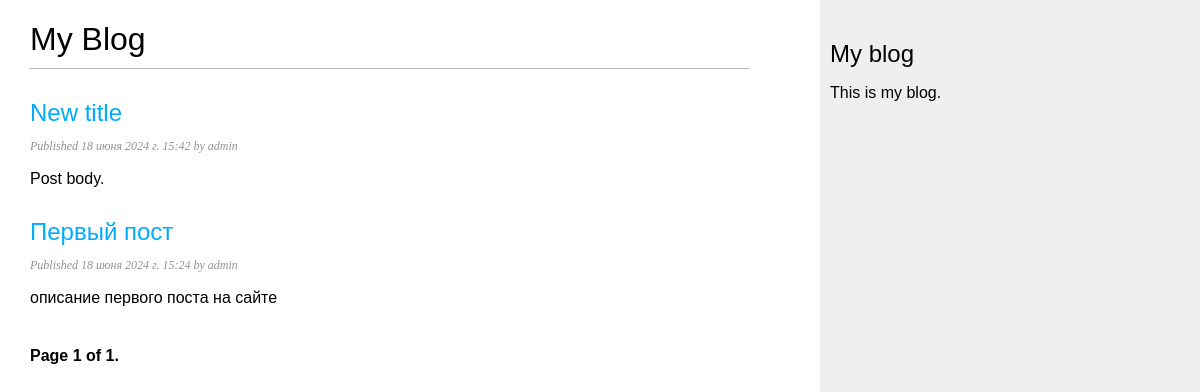
The page /blog/ on the database as committed earlier.
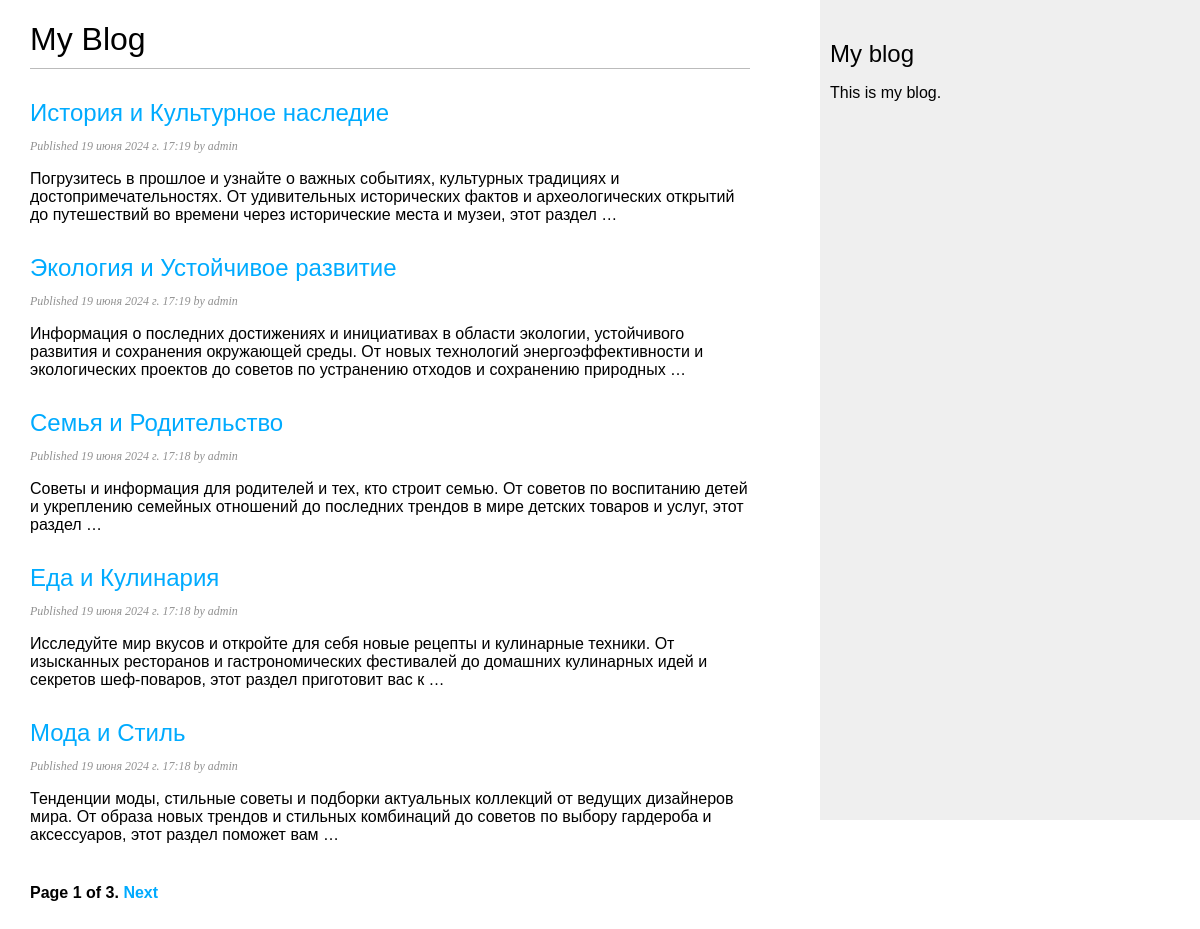
The same page on the database as committed later.
### blog/models.py (models this page shows, shortened)
class Post(models.Model):
    class Status(models.TextChoices):
        DRAFT = 'DF', 'Draft'
        PUBLISHED = 'PB', 'Published'
    title = models.CharField(max_length=250)
    slug = models.SlugField(max_length=250,
                            unique_for_date='publish')
    author = models.ForeignKey(User, on_delete=models.CASCADE,
                               related_name='blog_post')
    body = models.TextField()
    publish = models.DateTimeField(default=timezone.now)
    created = models.DateTimeField(auto_now_add=True)
    updated = models.DateTimeField(auto_now=True)
    status = models.CharField(max_length=2,
                              choices=Status.choices,
                              default=Status.DRAFT)
    objects = models.Manager()  # менеджер, применяемый по умолчанию
    published = PublishedManager()  # конкретно-прикладной менеджер
    class Meta:
        ordering = ['-publish']
        indexes = [
            models.Index(fields=['-publish'])
        ]
    def get_absolute_url(self):
        return reverse('blog:post_detail',
                       args=[self.publish.year,
                             self.publish.month,
                             self.publish.day,
                             self.slug])

### blog/views.py (the view)
# urls.py: path('', views.PostListView.as_view(), name='post_list'),
class PostListView(ListView):
    queryset = Post.published.all()
    context_object_name = 'posts'
    paginate_by = 5
    template_name = 'blog/post/list.html'

### blog/templates/blog/post/list.html (shortened to what this page needs)
{% extends "blog/base.html" %}
{% block content %}
    <h1>My Blog</h1>
        {% for post in posts %}
        <h2>
            <a href="{{ post.get_absolute_url }}">
                {{ post.title }}
            </a>
        </h2>
        <p class="date">
            Published {{ post.publish }} by {{ post.author }}
        </p>
        {{ post.body|truncatewords:30|linebreaks }}
        {% endfor %}
    {% include "pagination.html" with page=page_obj %}
{% endblock %}

### blog/templates/blog/base.html (shortened to what this page needs)
{% load static %}
<html>
<head>
    <link href="{% static 'css/blog.css' %}" rel="stylesheet">
</head>
<body>
<div id="content">
    {% block content %}
    {% endblock %}
</div>
<div id="sidebar">
    <h2>My blog</h2>
    <p>This is my blog.</p>
</div>
</body>
</html>

### blog/templates/pagination.html (shortened to what this page needs)
<div class="pagination">
 <span class="step-links">
 <span class="current">
 Page {{ page.number }} of {{ page.paginator.num_pages }}.
 </span>
 {% if page.has_next %}
 <a href="?page={{ page.next_page_number }}">Next</a>
 {% endif %}
 </span>
</div>

### blog/static/css/blog.css (style rules this page uses)
body { margin:0; padding:0; font-family:helvetica, sans-serif; }
a { color:#00abff; text-decoration:none; }
h1 { font-weight:normal; border-bottom:1px solid #bbb; padding:0 0 10px 0; }
h2 { font-weight:normal; margin:30px 0 0; }
#content { float:left; width:60%; padding:0 0 0 30px; }
#sidebar { float:right; width:30%; padding:10px; background:#efefef; height:100%; }
p.date { color:#919191; font-family: georgia, serif; font-size: 12px; font-style: italic; }
.pagination { margin:40px 0; font-weight:bold; }

Rows that differ between the two databases and show on the page:
no longer on this page (row unchanged): Post: title "New title", publish "18 июня 2024 г. 15:42", author "admin", body "Post body."
no longer on this page (row unchanged): Post: title "Первый пост", publish "18 июня 2024 г. 15:24", author "admin", body "описание первого поста на сайте"
added Post: title "История и Культурное наследие", publish "19 июня 2024 г. 17:19", author "admin", body "Погрузитесь в прошлое и узнайте о важных событиях, культурных традициях и достопримечательностях. От удивительных исторических фактов и археологических открытий до путешествий во времени через исторические места и музеи, этот раздел …"
added Post: title "Экология и Устойчивое развитие", publish "19 июня 2024 г. 17:19", author "admin", body "Информация о последних достижениях и инициативах в области экологии, устойчивого развития и сохранения окружающей среды. От новых технологий энергоэффективности и экологических проектов до советов по устранению отходов и сохранению природных …"
added Post: title "Семья и Родительство", publish "19 июня 2024 г. 17:18", author "admin", body "Советы и информация для родителей и тех, кто строит семью. От советов по воспитанию детей и укреплению семейных отношений до последних трендов в мире детских товаров и услуг, этот раздел …"
added Post: title "Еда и Кулинария", publish "19 июня 2024 г. 17:18", author "admin", body "Исследуйте мир вкусов и откройте для себя новые рецепты и кулинарные техники. От изысканных ресторанов и гастрономических фестивалей до домашних кулинарных идей и секретов шеф-поваров, этот раздел приготовит вас к …"
added Post: title "Мода и Стиль", publish "19 июня 2024 г. 17:18", author "admin", body "Тенденции моды, стильные советы и подборки актуальных коллекций от ведущих дизайнеров мира. От образа новых трендов и стильных комбинаций до советов по выбору гардероба и аксессуаров, этот раздел поможет вам …"
Other text that changed with them:
{{ page.paginator.num_pages }}: "1" → "3"
text now shown: "Next"
